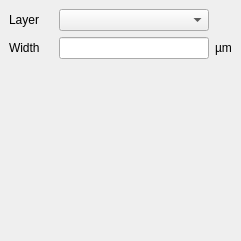
<ui version="4.0" >
 <class>ReplacePropertiesPath</class>
 <widget class="QWidget" name="ReplacePropertiesPath" >
  <property name="geometry" >
   <rect>
    <x>0</x>
    <y>0</y>
    <width>239</width>
    <height>241</height>
   </rect>
  </property>
  <property name="windowTitle" >
   <string>Form</string>
  </property>
  <layout class="QGridLayout" >
   <property name="margin" >
    <number>9</number>
   </property>
   <property name="spacing" >
    <number>6</number>
   </property>
   <item row="1" column="0" >
    <widget class="QLabel" name="label_55" >
     <property name="text" >
      <string>Width</string>
     </property>
    </widget>
   </item>
   <item row="2" column="0" colspan="3" >
    <spacer>
     <property name="orientation" >
      <enum>Qt::Vertical</enum>
     </property>
     <property name="sizeHint" >
      <size>
       <width>200</width>
       <height>40</height>
      </size>
     </property>
    </spacer>
   </item>
   <item row="0" column="0" >
    <widget class="QLabel" name="label_54" >
     <property name="text" >
      <string>Layer</string>
     </property>
    </widget>
   </item>
   <item row="0" column="2" >
    <widget class="lay::LayerSelectionComboBox" name="path_layer" />
   </item>
   <item row="1" column="1" >
    <widget class="QLabel" name="label_61" >
     <property name="text" >
      <string/>
     </property>
     <property name="pixmap" >
      <pixmap resource="layResources.qrc" >:/right_16px@2x.png</pixmap>
     </property>
    </widget>
   </item>
   <item row="1" column="2" >
    <widget class="QLineEdit" name="path_width" />
   </item>
   <item row="0" column="1" >
    <widget class="QLabel" name="label_62" >
     <property name="text" >
      <string/>
     </property>
     <property name="pixmap" >
      <pixmap resource="layResources.qrc" >:/right_16px@2x.png</pixmap>
     </property>
    </widget>
   </item>
   <item row="1" column="3" >
    <widget class="QLabel" name="label" >
     <property name="text" >
      <string>µm</string>
     </property>
    </widget>
   </item>
  </layout>
 </widget>
 <customwidgets>
  <customwidget>
   <class>lay::LayerSelectionComboBox</class>
   <extends>QComboBox</extends>
   <header>layWidgets.h</header>
  </customwidget>
 </customwidgets>
 <resources/>
 <connections/>
</ui>
